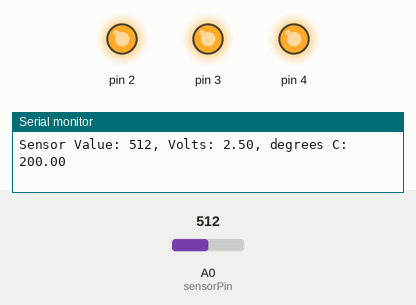
Bench run of a sketch on a simulated Arduino Uno, built with avr-gcc and run on an emulated ATmega328P. On the bench: output pins drawn as LEDs (lit = HIGH), the last lines printed to the serial monitor. The test bench sets the inputs (shaded band); at power-on: A0 (sensorPin) = 512.

Above: at 1.8 s.
1.9 s: A0 (sensorPin) set to 175
3.4 s: A0 (sensorPin) set to 157
At 4.9 s:
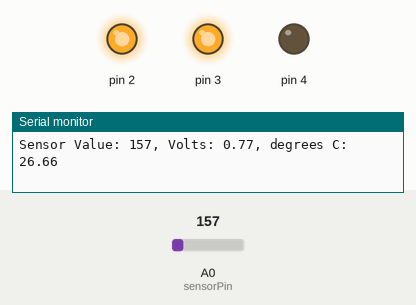
5.5 s: A0 (sensorPin) set to 122
At 6.5 s:
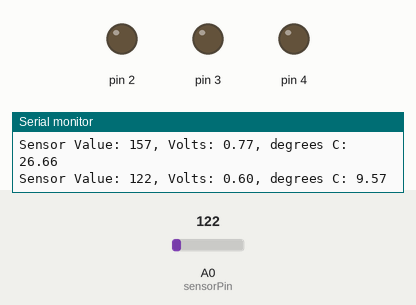
7.5 s: A0 (sensorPin) set to 306
At 9.2 s:
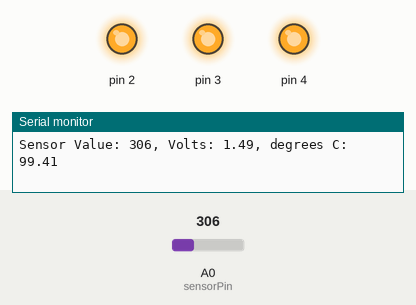
9.5 s: A0 (sensorPin) set to 0
At 11.0 s:
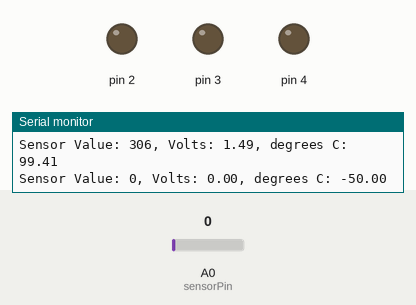
Timing chart, 0 to 12.5 s (numbered marks = the images above; inputs shaded):
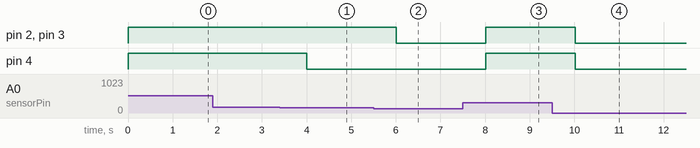

The sketch:

sketch_project03.ino
```cpp
/*
  Arduino Starter Kit -- Project 03
 */

const int sensorPin = A0;
const float baselineTemp = 21.0;

void setup() {
  // Open a serial port for debug info
  Serial.begin(9600);

  // Setup Output Pins
  for (int pinNumber = 2; pinNumber < 5; pinNumber++) {
    pinMode(pinNumber, OUTPUT);
    digitalWrite(pinNumber, LOW);
  }
}

void loop() {
  int sensorVal = analogRead(sensorPin);
  float voltage = (sensorVal / 1024.0) * 5.0;
  float temperature = (voltage - .5) * 100;

  // Print debug information about the temp
  Serial.print("Sensor Value: ");
  Serial.print(sensorVal);
  Serial.print(", Volts: ");
  Serial.print(voltage);
  Serial.print(", degrees C: ");
  Serial.println(temperature);

  if (temperature < baselineTemp) {
    digitalWrite(2, LOW);
    digitalWrite(3, LOW);
    digitalWrite(4, LOW);

  } else if (temperature >= baselineTemp+2 && temperature < baselineTemp+4) {
    digitalWrite(2, HIGH);
    digitalWrite(3, LOW);
    digitalWrite(4, LOW);

  } else if (temperature >= baselineTemp+4 && temperature < baselineTemp+6) {
    digitalWrite(2, HIGH);
    digitalWrite(3, HIGH);
    digitalWrite(4, LOW);

  } else if (temperature >= baselineTemp+6) {
    digitalWrite(2, HIGH);
    digitalWrite(3, HIGH);
    digitalWrite(4, HIGH);
  }

  delay(1000);
}
```

Measured:
- the behaviour switches between 158 and 157 on A0 (sensorPin) (found by bisection; images 0 and 1)
- after the input at 3.4 s, pin 4: HIGH → LOW after 0.61 s
- after the input at 5.5 s, pin 2, pin 3: HIGH → LOW after 0.51 s
- after the input at 7.5 s, pin 2–4: LOW → HIGH after 0.51 s
- after the input at 9.5 s, pin 2–4: HIGH → LOW after 0.52 s
